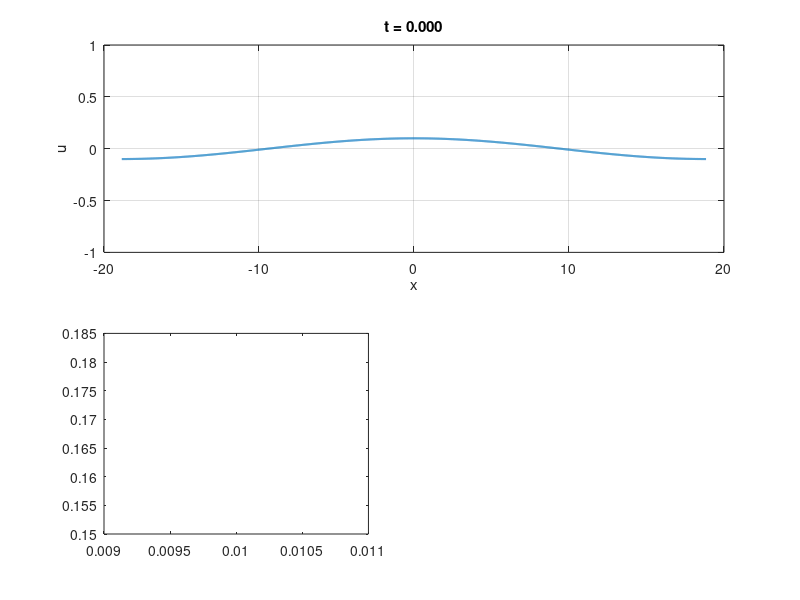

Write MATLAB code to recreate this figure. (Note: this script raises an error after producing the figure.)
clc; clear; close all;

function [mu_j, k_j] = critical_bifurcation(j, L, mass)
    % Computes the j'th frequencies critical mu and associated eigenvalue
    k_j = 2 * pi * j / L;
    mu_j = 3 * mass^2 + k_j^2;    
end

%% Parameters
A0 = 1e-1;
t0 = 0.0;
T  = 100;
dt = 0.001;

mass = 0;

xscale = 6;
Lx = xscale*pi;
Nx = 2^12;

[mu, ~] = critical_bifurcation(5, 2 * Lx, mass);

%% Video paramaters
plot_dt = 5.0; 
plot_every = round(plot_dt / dt); % make multiple of dt
save_video = false;

%% Find k_j's for initial data
k_j = pi * [0:7] / Lx;

%% discretization
% time discretization
t = t0:dt:T;
num_time_steps = length(t);

% spatial grid
dx = 2*Lx/Nx;
x = (-Nx/2:Nx/2-1)*dx;

% Fourier wavenumbers
kx = pi*[0:Nx/2-1 -Nx/2:-1]/Lx;
Laplacian_hat = -kx.^2;

%% Linear operator:
L_operator = -(Laplacian_hat.^2);

%% 2/3 dealiasing mask
kx_max = max(abs(kx));
dealias_mask = abs(kx) <= (2/3)*kx_max;

%% ETDRK4 setup
E  = exp(dt*L_operator);
E2 = exp(dt*L_operator/2);
M = 16; % no. of points for complex means
r = exp(1i*pi*((1:M)-0.5)/M); % roots of unity
Lvec = L_operator(:);
LR = dt*Lvec(:,ones(M,1)) + r(ones(numel(L_operator),1),:);

Q  = dt*real(mean((exp(LR/2)-1)./LR,2)).';
f1 = dt*real(mean((-4-LR + exp(LR).*(4-3*LR+LR.^2))./LR.^3 ,2)).';
f2 = dt*real(mean((2+LR + exp(LR).*(-2+LR))./LR.^3 ,2)).';
f3 = dt*real(mean((-4-3*LR-LR.^2 + exp(LR).*(4-LR))./LR.^3 ,2)).';

clear LR Lvec


%% Initial condition

k = k_j(2);

% Zero mean white noise
noise = 0.02 * (rand(1, Nx) - 0.5);
noise = noise - mean(noise);

% Zero mean white noise
%u0 = mass + noise;

% Start at k_bif
u0 = A0 * cos(k * x) + mass;


video_filename = sprintf('k=%.3f_T=%.0f.mp4', k, T);

% Restart initial conditions
u_hat = fft(u0);
u = u0;

%% Plot setup
fig = figure('Position',[100 100 1200 700], 'Resize', 'off');

%% Pre-allocate tracking metrics
% mean_hist = zeros(1, num_time_steps);
% mean_hist(1) = trapz(u) * dx * 0.5 / Lx;

dominate_mode = NaN(20, 2);
[~, max_index] = max(abs(fft(u - mass)));
dominate_mode(1, :) = [t(1)+1e-2, kx(max_index)];
dom_mode_ind = 1;

%% Subplot 1: Solution (Spans the entire top row)
ax1 = subplot(2,2,[1 2]);
hLine1 = plot(ax1, x, u, 'LineWidth', 1.5);

ylim(ax1, 1.2 * [-sqrt(mu) sqrt(mu)]); 
xlabel(ax1, 'x'); 
ylabel(ax1, 'u');
hTitle1 = title(ax1, sprintf('t = %.3f', t0));

grid(ax1, 'on');

%% Subplot 2: Mean value (Bottom Left)
% ax2 = subplot(2,3,4);
% hLine2 = plot(ax2, t(1), mean_hist(1), 'LineWidth', 2);
% 
% xlabel(ax2, 't'); 
% ylabel(ax2, 'Mass');
% 
% grid(ax2, 'on');

%% Subplot 3: Dominate mode (Bottom Center)
ax3 = subplot(2,2,3);

hLine3 = stairs(ax3, dominate_mode(1, 1), dominate_mode(1, 2), 'LineWidth', 2);

labels = cellstr("k_" + (0:numel(k_j)-1));
yline(ax3, k_j, '--r', labels, 'LineWidth', 2);    

xlabel(ax3, 't'); 
ylabel(ax3, 'Wavenumber (k)');

ylim(ax3, [0, k_j(end)]); 
xlim(ax3, [1e-10, T]);

grid(ax3, 'on');
    
%% Subplot 4: Fourier Spectrum (Bottom Right)
ax4 = subplot(2,2,4);
hFreq = plot(ax4, ifftshift(kx), ifftshift(abs(u_hat)), 'LineWidth', 2);

xlabel(ax4, 'k'); 
ylabel(ax4, '$|\hat{u}|$', 'Interpreter', 'latex');

set(ax4, 'YScale', 'log');
xlim(ax4, [-10, 10])
grid(ax4, 'on');

drawnow limitrate

%% GIF setup    
if save_video
    % Initialize the MP4 writer using the H.264 codec
    v = VideoWriter(video_filename, 'MPEG-4');
    v.FrameRate = 30;  % Target frames per second
    v.Quality = 100;   % Highest crispness, lowest compression artifacts
    open(v);

    frame = getframe(fig);
    writeVideo(v, frame);
end

%% Time loop
for n = 2:num_time_steps
    % Stage 1
    u3_nonlinear = u.^3 - mu*u;
    Nu_hat = dealias_mask .* Laplacian_hat .* fft(u3_nonlinear);
    
    % Stage 2
    a_hat = E2.*u_hat + Q.*Nu_hat;
    a = real(ifft(a_hat));
    Na_hat = dealias_mask .* Laplacian_hat .* fft(a.^3 - mu*a);
    
    % Stage 3
    b_hat = E2.*u_hat + Q.*Na_hat;
    b = real(ifft(b_hat));
    Nb_hat = dealias_mask .* Laplacian_hat .* fft(b.^3 - mu*b);
    
    % Stage 4
    c_hat = E2.*a_hat + Q.*(2*Nb_hat - Nu_hat);
    c = real(ifft(c_hat));
    Nc_hat = dealias_mask .* Laplacian_hat .* fft(c.^3 - mu*c);
    
    % Final Time Step Combination
    u_hat = E.*u_hat + f1.*Nu_hat + 2*f2.*(Na_hat + Nb_hat) + f3.*Nc_hat;
    u = real(ifft(u_hat));

    mean_hist(n) = trapz(u) * dx * 0.5 / Lx;
    [~, max_index] = max(abs(fft(u - mass)));
    dom_mode = kx(max_index);

    if dominate_mode(dom_mode_ind, 2) ~= dom_mode
        dom_mode_ind = dom_mode_ind + 1;
        dominate_mode(dom_mode_ind, :) = [t(n), dom_mode];
    end


    % Update figures
    if mod(n - 1, plot_every) == 0
        hLine1.YData = u;
        hTitle1.String = sprintf('t = %.4f', t(n));
        
        % hLine2.XData = t(1:n);
        % hLine2.YData = mean_hist(1:n);
        % axis(ax2, 'tight');
        
        hLine3.XData = [dominate_mode(1:dom_mode_ind, 1); t(n)];
        hLine3.YData = [dominate_mode(1:dom_mode_ind, 2); dominate_mode(dom_mode_ind, 2)];
        %axis(ax3, 'tight');

        hFreq.YData = ifftshift(abs(u_hat));
       
        drawnow limitrate; 
        
        if save_video
            % Capture the current high-res figure frame and write to file
            frame = getframe(fig);
            writeVideo(v, frame);
        end
    end
end

if save_video
    close(v);
    disp(['Video saved to: ', video_filename])
end

fprintf('Surpassing time: %.4f \n', dominate_mode(2, 1))

k1 = k_j(2);
k3 = k_j(4);
lambda_1 = mu * k1^2 - k1^4;
lambda_3 = mu * k3^2 - k3^4;
pred_t_surpass = log( A0^2 * k3^2 / (4 * lambda_3 - 12 * lambda_1) ) / ( lambda_1 - lambda_3)
